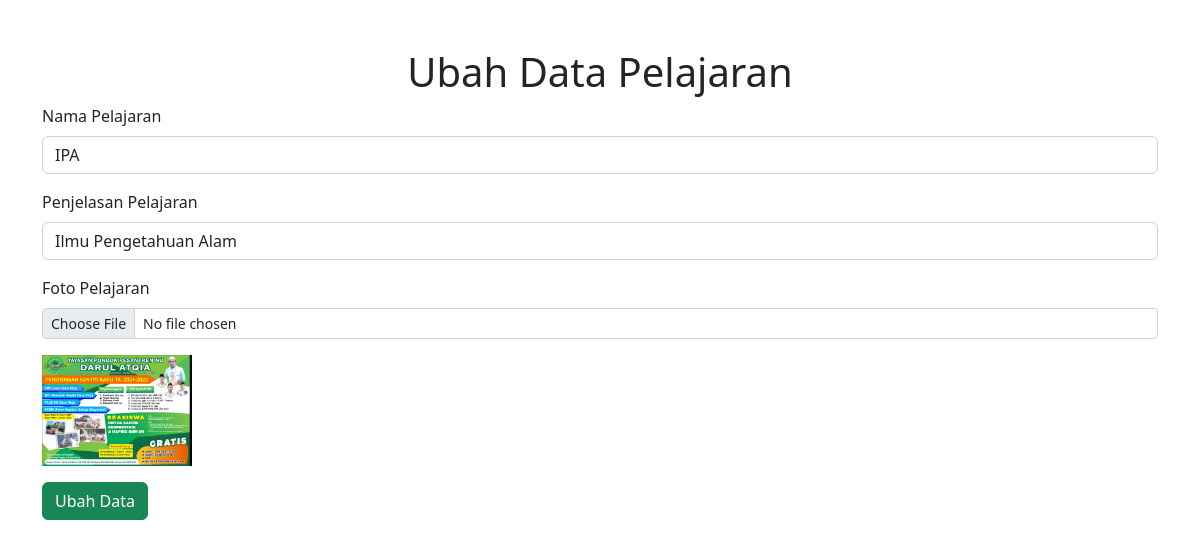
Before: /app/pelajaran/ubah.php?id=9 with the older database file.
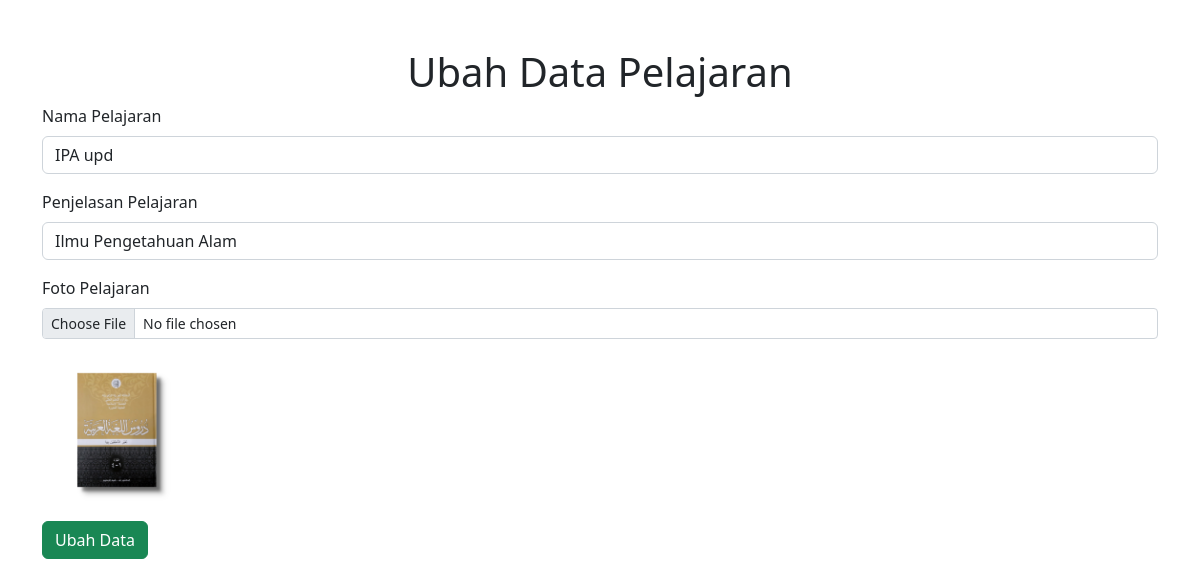
After: the same page with the newer database file.
### tables this page shows
CREATE TABLE `pelajaran` (
  `id_pelajaran` int(11) NOT NULL,
  `nama_pelajaran` text NOT NULL,
  `penjelasan_pelajaran` text NOT NULL,
  `foto_pelajaran` text NOT NULL
);

### app/functions.php (called while the page is built, shortened)
<?php
$conn = mysqli_connect("localhost", "root", "", "darul_atqia");
function query($query)
{
    global $conn;
    $result = mysqli_query($conn, $query);
    $rows = [];
    while ($row = mysqli_fetch_assoc($result)) {
        $rows[] = $row;
    }
    return $rows;
}

### app/pelajaran/ubah.php (the view, shortened to what this page needs)
<?php
require '../functions.php';
$id = $_GET["id"];
$mapel = query("SELECT * FROM pelajaran WHERE id_pelajaran =$id")[0];
?>
<!DOCTYPE html>
<html lang="en">
<head>
    <link href="https://cdn.jsdelivr.net/npm/bootstrap@5.2.3/dist/css/bootstrap.min.css" rel="stylesheet">
</head>
</head>
<body>
    <h1 class="text-center mt-5">Ubah Data Pelajaran</h1>
    <form action="" method="post" enctype="multipart/form-data">
        <div class="container">
            <div class="mb-3">
                <label for="nama_pelajaran" class="form-label">Nama Pelajaran</label>
                <input type="text" class="form-control" name="nama_pelajaran" id="nama_pelajaran" required value="<?= $mapel["nama_pelajaran"]; ?>">
            </div>
            <div class="mb-3">
                <label for="penjelasan_pelajaran" class="form-label">Penjelasan Pelajaran</label>
                <input type="text" class="form-control" rows="3" name="penjelasan_pelajaran" id="penjelasan_pelajaran" required value="<?= $mapel["penjelasan_pelajaran"]; ?>"></input>
            </div>
            <div class="mb-3">
                <label for="foto_pelajaran" class="form-label">Foto Pelajaran</label>
                <input class="form-control form-control-sm" name="foto_pelajaran" id="foto_pelajaran" type="file" required>
                <div class="mt-3">
                    <img src="../../source/images/pelajaran/<?= $mapel['foto_pelajaran'] ?>" alt="<?= $mapel['nama_pelajaran'] ?>" width="150px">
                </div>
            </div>
            <button class="btn btn-success" type="sumbit" name="submit">Ubah Data</button>
        </div>
    </form>
</body>
</html>

Changed rows visible on the page:
changed pelajaran "Ilmu Pengetahuan Alam": nama_pelajaran "IPA" → "IPA upd"; foto_pelajaran: a different picture
